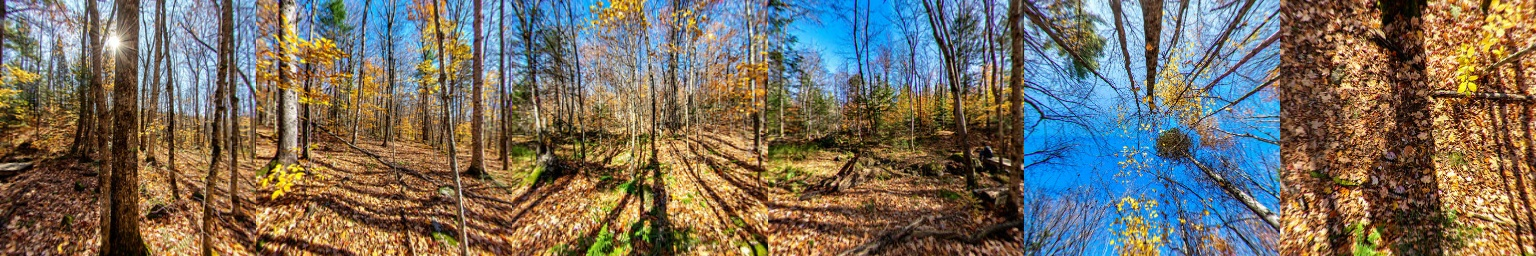
#> input picture data/cubemap.jpg, 1536 x 256 px
$ python cubemap2persp.py ../data/cubemap.jpg   (older library calls are emulated)
#> lines starting #> are read from the running program, lines starting #| are printed output that depends on the picture; after the words box and inside, x2 and y2 are one past the last pixel; in counts of white or black regions, pixels touching at a corner belong together
### omnicv/omnicv.py
#!/usr/bin/env/python
import cv2
import numpy as np


# [27 lines left out: function rmat, not called in this run]


class fisheyeImgConv:
    def __init__(self,
                 param_file_path=None
                 ):

        self.Hd = None
        self.Wd = None
        self.map_x = None
        self.map_y = None
        self.singleLens = False
        self.filePath = param_file_path

    # [205 lines left out: functions fisheye2equirect, equirect2cubemap, not called in this run]

    def cubemap2equirect(self,
                         srcFrame,
                         outShape
                         ):

        h, w = srcFrame.shape[:2]

        if h / w == 3 / 4:
            l1, l2, l3 = np.split(srcFrame, 3, axis=0)
            _, pY, _, _ = np.split(l1, 4, axis=1)
            nX, pZ, pX, nZ = np.split(l2, 4, axis=1)
            _, nY, _, _ = np.split(l3, 4, axis=1)

            srcFrame = np.hstack(
                (pZ, cv2.flip(pX, 1), cv2.flip(nZ, 1), nX, cv2.flip(pY, 0), nY)
            )

        inShape = srcFrame.shape[:2]
        self.Hd = outShape[0]
        self.Wd = outShape[1]
        h = self.Hd
        w = self.Wd
        face_w = inShape[0]

        phi = np.linspace(-np.pi, np.pi, num=self.Wd, dtype=np.float32)
        theta = np.linspace(np.pi, -np.pi, num=self.Hd, dtype=np.float32) / 2

        phi, theta = np.meshgrid(phi, theta)

        tp = np.zeros((h, w), dtype=np.int32)
        tp[:, : w // 8] = 2
        tp[:, w // 8: 3 * w // 8] = 3
        tp[:, 3 * w // 8: 5 * w // 8] = 0
        tp[:, 5 * w // 8: 7 * w // 8] = 1
        tp[:, 7 * w // 8:] = 2

        # Prepare ceil mask
        mask = np.zeros((h, w // 4), np.bool)
        idx = np.linspace(-np.pi, np.pi, w // 4) / 4
        idx = h // 2 - np.round(np.arctan(np.cos(idx)) * h / np.pi).astype(int)
        for i, j in enumerate(idx):
            mask[:j, i] = 1

        mask = np.roll(mask, w // 8, 1)

        mask = np.concatenate([mask] * 4, 1)

        tp[mask] = 4
        tp[np.flip(mask, 0)] = 5

        tp = tp.astype(np.int32)

        coor_x = np.zeros((h, w))
        coor_y = np.zeros((h, w))

        for i in range(4):
            mask = tp == i
            coor_x[mask] = 0.5 * np.tan(phi[mask] - np.pi * i / 2)
            coor_y[mask] = (
                -0.5 * np.tan(theta[mask]) / np.cos(phi[mask] - np.pi * i / 2)
            )

        mask = tp == 4
        c = 0.5 * np.tan(np.pi / 2 - theta[mask])
        coor_x[mask] = c * np.sin(phi[mask])
        coor_y[mask] = c * np.cos(phi[mask])

        mask = tp == 5
        c = 0.5 * np.tan(np.pi / 2 - np.abs(theta[mask]))
        coor_x[mask] = c * np.sin(phi[mask])
        coor_y[mask] = -c * np.cos(phi[mask])

        # Final renormalize
        coor_x = (np.clip(coor_x, -0.5, 0.5) + 0.5) * face_w
        coor_y = (np.clip(coor_y, -0.5, 0.5) + 0.5) * face_w

        self.map_x = coor_x.astype(np.float32)
        self.map_y = coor_y.astype(np.float32)

        dstFrame = 0
        cube_faces = np.stack(np.split(srcFrame, 6, 1), 0)
        cube_faces[1] = np.flip(cube_faces[1], 1)
        cube_faces[2] = np.flip(cube_faces[2], 1)
        cube_faces[4] = np.flip(cube_faces[4], 0)
        self.tp = tp
        for i in range(6):
            mask = self.tp == i
            dstFrame1 = cv2.remap(
                cube_faces[i],
                self.map_x,
                self.map_y,
                interpolation=cv2.INTER_LINEAR,
                borderMode=cv2.BORDER_REFLECT_101,
            )
            # We use this border mode to avoid small black lines

            dstFrame += cv2.bitwise_and(
                dstFrame1, dstFrame1, mask=mask.astype(np.uint8)
            )

        return dstFrame

    # [73 lines left out: function eqruirect2persp, not called in this run]

    def cubemap2persp(self,
                      img,
                      FOV,
                      THETA,
                      PHI,
                      Hd,
                      Wd
                      ):

        # THETA is left/right angle, PHI is up/down angle, both in degree

        img = self.cubemap2equirect(img, [2 * Hd, 4 * Hd])

        equ_h, equ_w = img.shape[:2]

        equ_cx = (equ_w) / 2.0
        equ_cy = (equ_h) / 2.0

        wFOV = FOV
        hFOV = float(Hd) / Wd * wFOV

        c_x = (Wd) / 2.0
        c_y = (Hd) / 2.0

        w_len = 2 * 1 * np.sin(
            np.radians(wFOV / 2.0)) / np.cos(np.radians(wFOV / 2.0))
        w_interval = w_len / (Wd)

        h_len = 2 * 1 * np.sin(
            np.radians(hFOV / 2.0)) / np.cos(np.radians(hFOV / 2.0))
        h_interval = h_len / (Hd)

        x_map = np.zeros([Hd, Wd], np.float32) + 1
        y_map = np.tile((np.arange(0, Wd) - c_x) * w_interval, [Hd, 1])
        z_map = -np.tile((np.arange(0, Hd) - c_y) * h_interval, [Wd, 1]).T
        D = np.sqrt(x_map ** 2 + y_map ** 2 + z_map ** 2)
        xyz = np.zeros([Hd, Wd, 3], np.float)
        xyz[:, :, 0] = (1 / D * x_map)[:, :]
        xyz[:, :, 1] = (1 / D * y_map)[:, :]
        xyz[:, :, 2] = (1 / D * z_map)[:, :]

        y_axis = np.array([0.0, 1.0, 0.0], np.float32)
        z_axis = np.array([0.0, 0.0, 1.0], np.float32)
        [R1, _] = cv2.Rodrigues(z_axis * np.radians(THETA))
        [R2, _] = cv2.Rodrigues(np.dot(R1, y_axis) * np.radians(-PHI))

        xyz = xyz.reshape([Hd * Wd, 3]).T
        xyz = np.dot(R1, xyz)
        xyz = np.dot(R2, xyz).T
        lat = np.arcsin(xyz[:, 2] / 1)
        lon = np.zeros([Hd * Wd], np.float)
        theta = np.arctan(xyz[:, 1] / xyz[:, 0])
        idx1 = xyz[:, 0] > 0
        idx2 = xyz[:, 1] > 0

        idx3 = ((1 - idx1) * idx2).astype(np.bool)
        idx4 = ((1 - idx1) * (1 - idx2)).astype(np.bool)

        lon[idx1] = theta[idx1]
        lon[idx3] = theta[idx3] + np.pi
        lon[idx4] = theta[idx4] - np.pi

        lon = lon.reshape([Hd, Wd]) / np.pi * 180
        lat = -lat.reshape([Hd, Wd]) / np.pi * 180
        lon = lon / 180 * equ_cx + equ_cx
        lat = lat / 90 * equ_cy + equ_cy

        self.map_x = lon.astype(np.float32)
        self.map_y = lat.astype(np.float32)

        persp = cv2.remap(
            img,
            lon.astype(np.float32),
            lat.astype(np.float32),
            cv2.INTER_CUBIC,
            borderMode=cv2.BORDER_WRAP,
        )

        return persp

    # [586 lines left out: functions equirect2Fisheye, equirect2Fisheye_UCM, equirect2Fisheye_EUCM, equirect2Fisheye_FOV, equirect2Fisheye_DS, applyMap, not called in this run]

### Examples/cubemap2persp.py
#!/usr/bin/env/python
import cv2
import sys
from omnicv import fisheyeImgConv

Img_path = sys.argv[1]

equiRect = cv2.imread(Img_path)
#> equiRect is the input picture: shape (256, 1536, 3); mean B, G, R 96.4, 109.8, 118.1
cv2.namedWindow("cubemap", cv2.WINDOW_NORMAL)
cv2.imshow("cubemap", equiRect)
cv2.waitKey(0)
outShape = [400, 400]
inShape = equiRect.shape[:2]
#> inShape = (256, 1536)
mapper = fisheyeImgConv()

# Uncomment any of the given block to run desired example

# """
# Note: for cubemap2persp conversion you need to always
# call the cubemap2persp method

FOV = 90
Theta = 0
Phi = 0
Hd = outShape[0]
Wd = outShape[1]
persp = mapper.cubemap2persp(equiRect, FOV, Theta, Phi, Hd, Wd)
#> the loop in cubemap2equirect, `for i in range(6):` made 6 passes
#> pass 1, in cubemap2equirect, `dstFrame1 = cv2.remap( cube_faces[i], self.map_x, self.map_y, interpol..`:
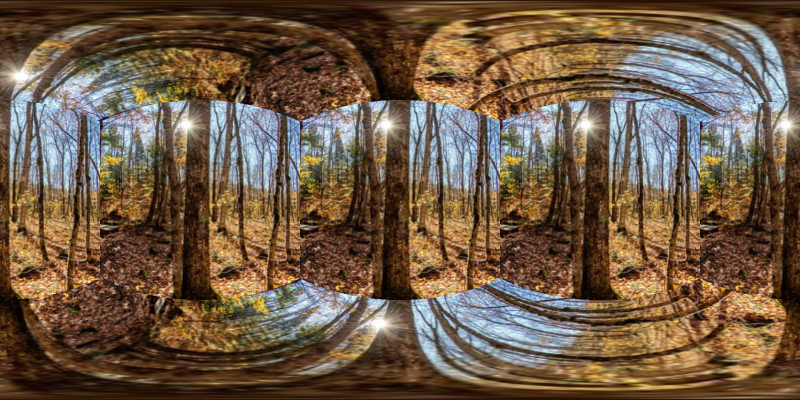
#> dstFrame1: shape (800, 1600, 3) (shown at 1/2 size); mean of channels 0, 1, 2 69.9, 90.3, 111.2; drawn as B, G, R
#> pass 1, in cubemap2equirect, `dstFrame += cv2.bitwise_and( dstFrame1, dstFrame1, mask=mask.astype(np..`:
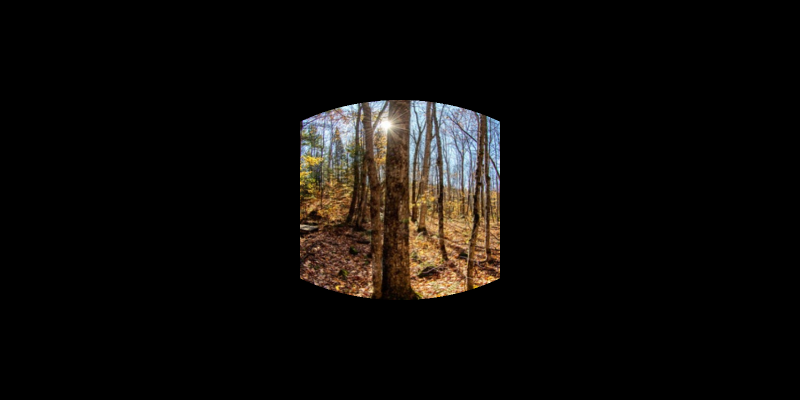
#> dstFrame: shape (800, 1600, 3) (shown at 1/2 size); mean of channels 0, 1, 2 9.1, 11.3, 13.6; drawn as B, G, R
#> pass 2, in cubemap2equirect, `dstFrame1 = cv2.remap( cube_faces[i], self.map_x, self.map_y, interpol..`:
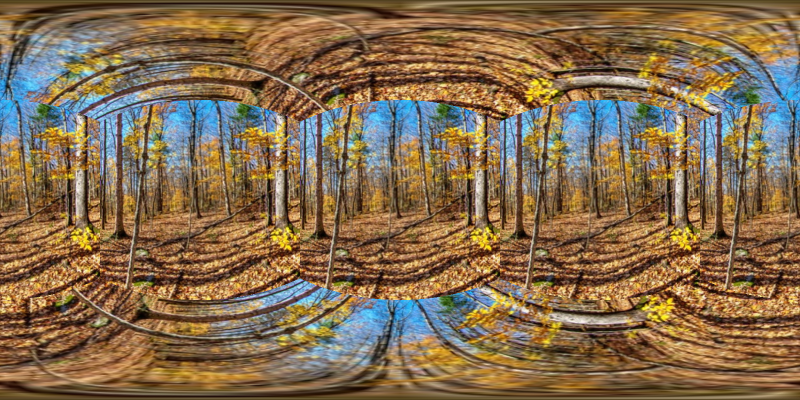
#> dstFrame1: shape (800, 1600, 3) (shown at 1/2 size); mean of channels 0, 1, 2 78.7, 108.2, 132.2; drawn as B, G, R
#> pass 2, in cubemap2equirect, `dstFrame += cv2.bitwise_and( dstFrame1, dstFrame1, mask=mask.astype(np..`:
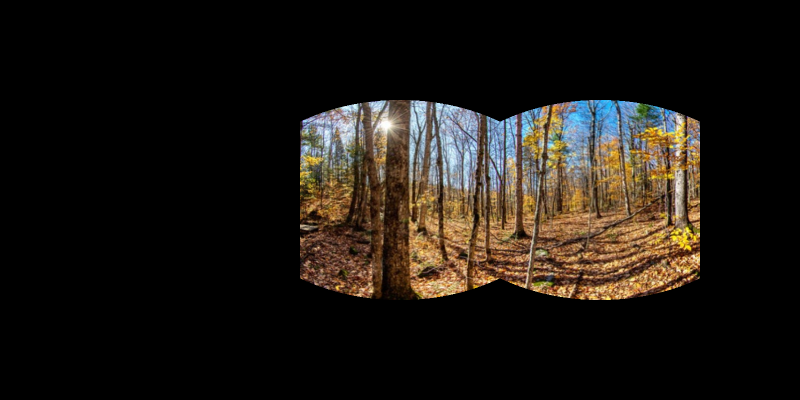
#> dstFrame: shape (800, 1600, 3) (shown at 1/2 size); 11.63% of pixels changed, all inside (x1, y1, x2, y2) = (1000, 200, 1400, 600); drawn as B, G, R
#> after the loop in cubemap2equirect, `for i in range(6):`:
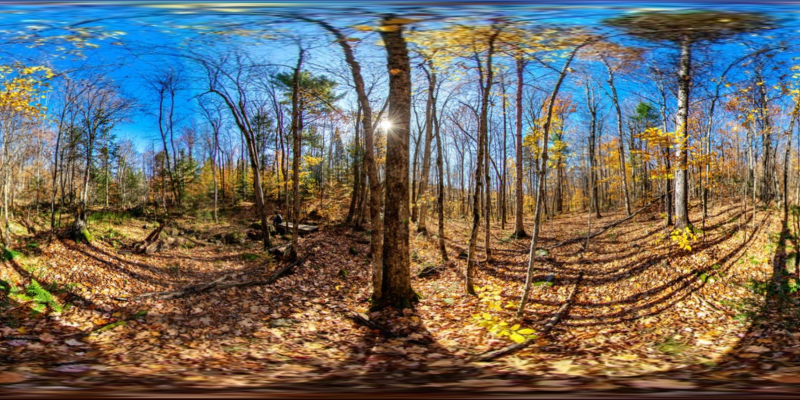
#> dstFrame: shape (800, 1600, 3) (shown at 1/2 size); mean of channels 0, 1, 2 98.5, 106.8, 110.6; drawn as B, G, R
#> after the loop in cubemap2equirect, `for i in range(6):`:
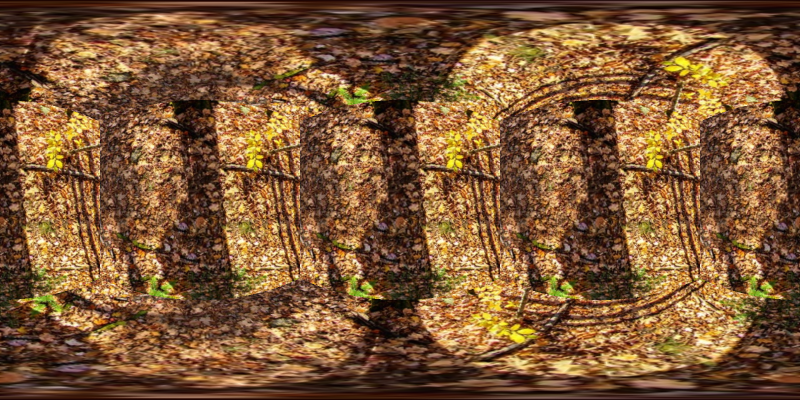
#> dstFrame1: shape (800, 1600, 3) (shown at 1/2 size); mean of channels 0, 1, 2 53.1, 87.6, 126.1; drawn as B, G, R
#> in cubemap2persp, `persp = cv2.remap( img, lon.astype(np.float32), lat.astype(np.float32)..`:
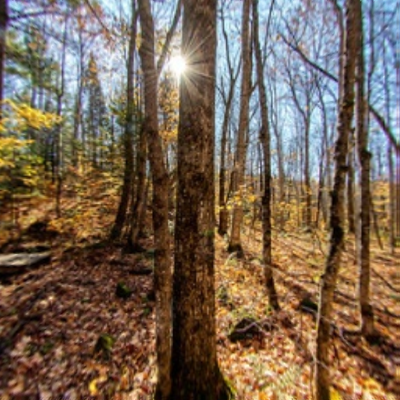
#> persp: shape (400, 400, 3); mean of channels 0, 1, 2 82.9, 100.4, 119.2; drawn as B, G, R
cv2.imshow("cubemap", persp)
cv2.waitKey(0)
# """
